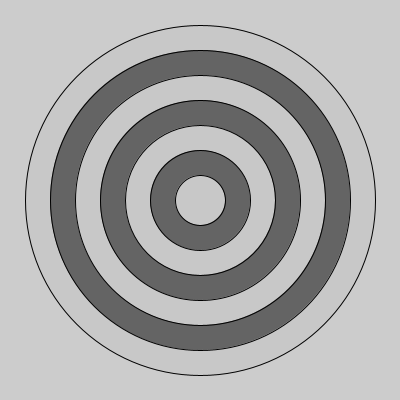
Frame 1 (no input)
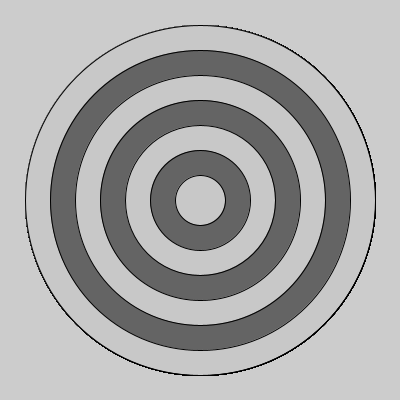
Frame 60 (the mouse pressed at the canvas centre just before this capture)
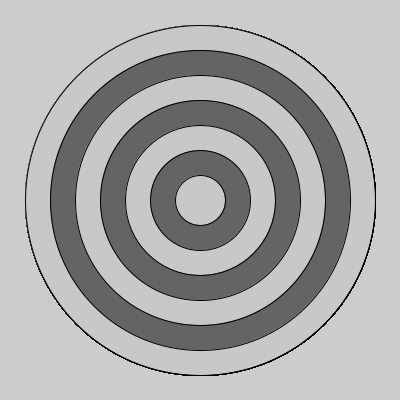
Frame 120 (the mouse held since frame 60 and released just before this capture)

The Processing sketch that drew these frames (run headless with seeded random() and noise(); from frame 60 on, the mouse is pressed at the canvas centre):

// Processing sketch: bullseye
// ── bullseye.pde

void setup() {
 
  // set the size of your sketch
  size(400,400);
}

void draw() {
  
  //Starting with the largest ellipse, use a for loop to draw a bullseye with ellipses.
  int x = 350;
  for(int i = 8; i>0; i--){
    if(i%2==0){
      fill(200,200,200);
    }
    else{
      fill(100,100,100);
    }
    ellipse(200,200,x,x);
    x= x-50;
  }
  //Use an if statement and remainder to alternate the color of your rings.
  
  
}
